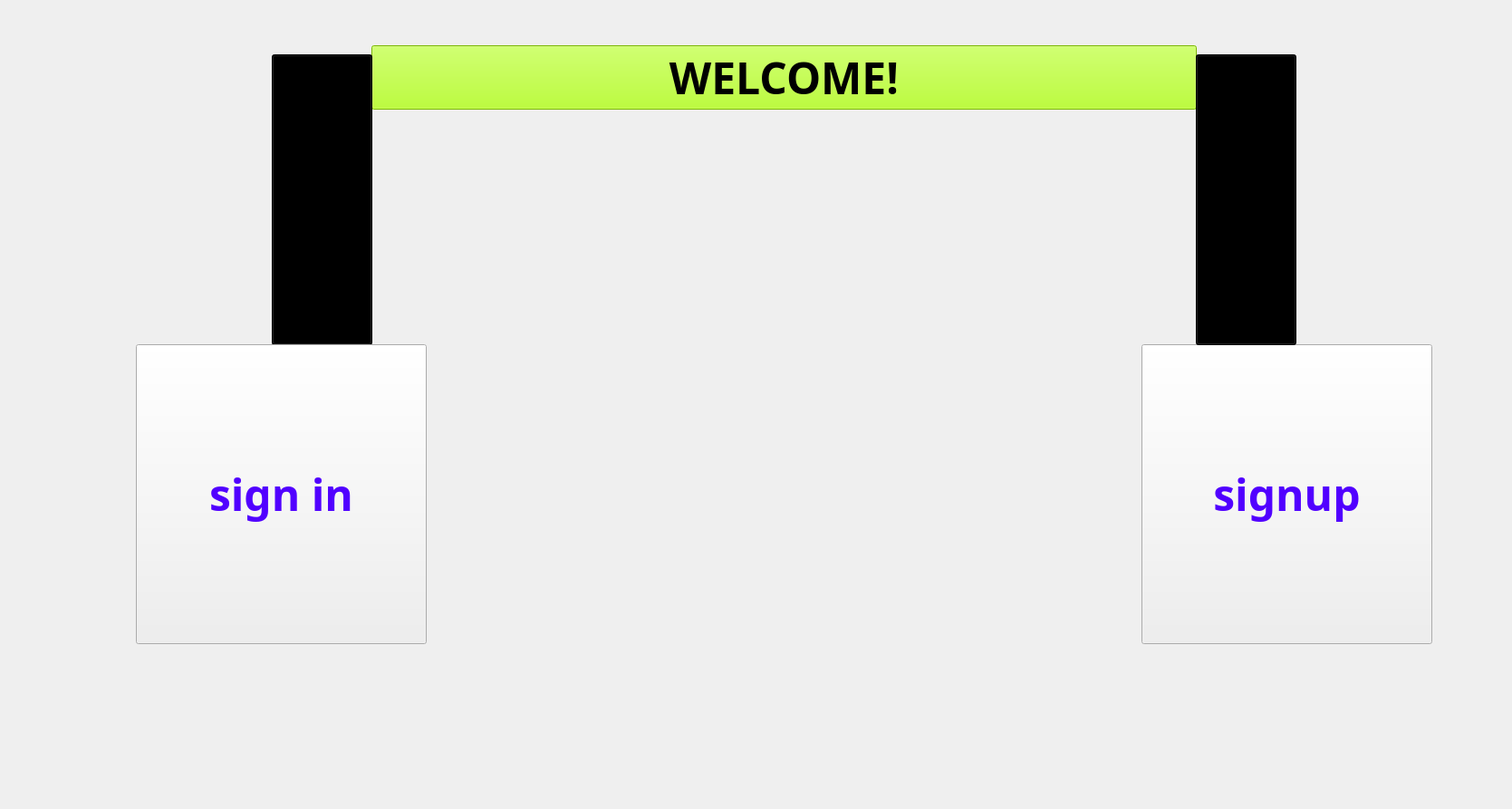
<?xml version="1.0" encoding="UTF-8"?>
<ui version="4.0">
 <class>welcome</class>
 <widget class="QWidget" name="welcome">
  <property name="geometry">
   <rect>
    <x>0</x>
    <y>0</y>
    <width>1669</width>
    <height>893</height>
   </rect>
  </property>
  <property name="windowTitle">
   <string>Form</string>
  </property>
  <widget class="QPushButton" name="pushButton_4">
   <property name="geometry">
    <rect>
     <x>410</x>
     <y>50</y>
     <width>911</width>
     <height>71</height>
    </rect>
   </property>
   <property name="font">
    <font>
     <family>Script MT</family>
     <pointsize>36</pointsize>
     <bold>true</bold>
    </font>
   </property>
   <property name="styleSheet">
    <string notr="true">QPushButton{
	background-color: rgb(170, 255, 0);
	color: rgb(0, 0, 0);
}</string>
   </property>
   <property name="text">
    <string>WELCOME!</string>
   </property>
  </widget>
  <widget class="QPushButton" name="pushButton_2">
   <property name="geometry">
    <rect>
     <x>300</x>
     <y>60</y>
     <width>111</width>
     <height>321</height>
    </rect>
   </property>
   <property name="styleSheet">
    <string notr="true">QPushButton{
	background-color: rgb(0, 0, 0);

}</string>
   </property>
   <property name="text">
    <string/>
   </property>
  </widget>
  <widget class="QPushButton" name="signup">
   <property name="geometry">
    <rect>
     <x>1260</x>
     <y>380</y>
     <width>321</width>
     <height>331</height>
    </rect>
   </property>
   <property name="font">
    <font>
     <family>Script MT</family>
     <pointsize>36</pointsize>
     <bold>true</bold>
    </font>
   </property>
   <property name="styleSheet">
    <string notr="true">QPushButton {
    /* Normal state gradient background */
    background: qlineargradient(spread:pad, x1: 0.5, y1: 0, x2: 0.5, y2: 1, 
                                stop: 0 #6a82fb, stop: 1 #fc5c7d);
	color:rgb(81, 0, 255);
}</string>
   </property>
   <property name="text">
    <string>signup</string>
   </property>
  </widget>
  <widget class="QPushButton" name="pushButton_3">
   <property name="geometry">
    <rect>
     <x>1320</x>
     <y>60</y>
     <width>111</width>
     <height>321</height>
    </rect>
   </property>
   <property name="styleSheet">
    <string notr="true">QPushButton{
	background-color: rgb(0, 0, 0);

}</string>
   </property>
   <property name="text">
    <string/>
   </property>
  </widget>
  <widget class="QPushButton" name="signin">
   <property name="geometry">
    <rect>
     <x>150</x>
     <y>380</y>
     <width>321</width>
     <height>331</height>
    </rect>
   </property>
   <property name="font">
    <font>
     <family>Script MT</family>
     <pointsize>36</pointsize>
     <italic>false</italic>
     <bold>true</bold>
    </font>
   </property>
   <property name="styleSheet">
    <string notr="true">QPushButton {
    /* Normal state gradient background */
    background: qlineargradient(spread:pad, x1: 0.5, y1: 0, x2: 0.5, y2: 1, 
                                stop: 0 #6a82fb, stop: 1 #fc5c7d);
	color:rgb(81, 0, 255);
}</string>
   </property>
   <property name="text">
    <string>sign in</string>
   </property>
  </widget>
 </widget>
 <resources/>
 <connections/>
</ui>
